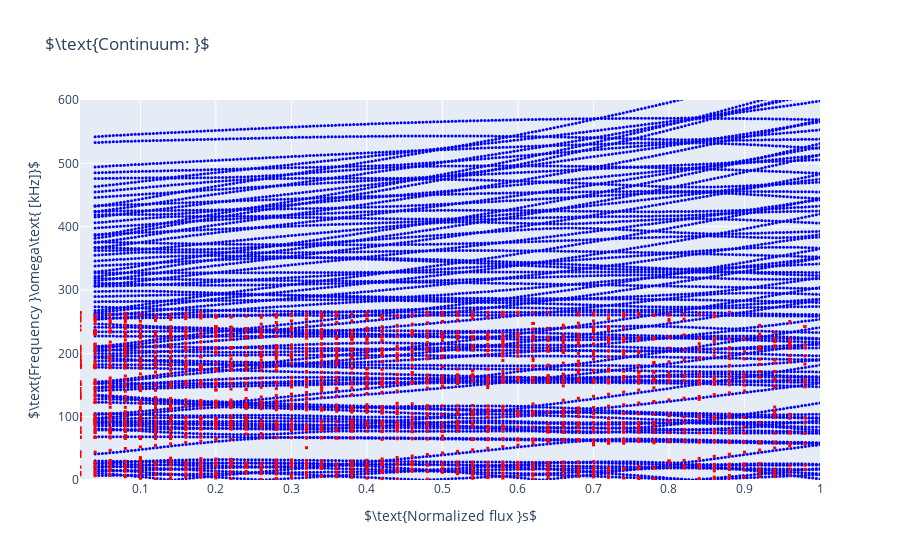

Notebook code cell kept with this figure:
### Markdown cell above
## Load the AE3D and STELLGAP data, and plot the frequencies overlaid on each other with plotly.

### Code cell
ema = EigModeASCI('ae3d_output')
fig = plot_continuum(
    overlays=[
        AlfvenSpecData.from_dir('stellgap_output').get_modes(),
        continuum_from_ae3d(ema,minevalue=0.0, maxevalue=265**2)
    ]
)
pio.write_html(fig,'overlayed_continua.html',include_mathjax='cdn')
pio.write_image(fig,'overlayed_continua.png',scale=2)

fig
